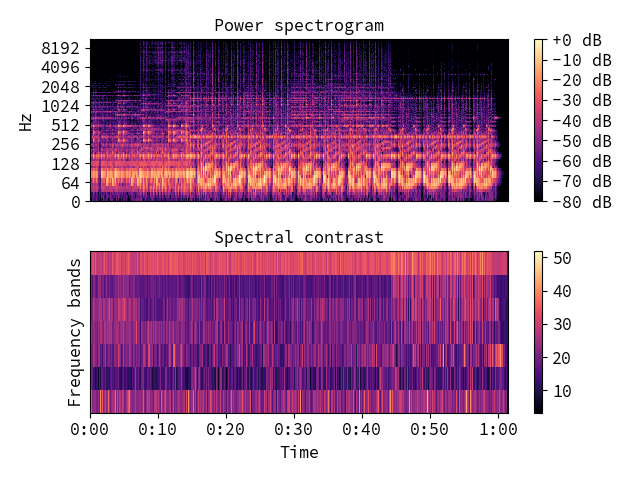

Write Python code to recreate this figure.
y, sr = librosa.load(librosa.util.example_audio_file())
S = np.abs(librosa.stft(y))
contrast = librosa.feature.spectral_contrast(S=S, sr=sr)

import matplotlib.pyplot as plt
plt.figure()
plt.subplot(2, 1, 1)
librosa.display.specshow(librosa.amplitude_to_db(S,
                                                 ref=np.max),
                         y_axis='log')
plt.colorbar(format='%+2.0f dB')
plt.title('Power spectrogram')
plt.subplot(2, 1, 2)
librosa.display.specshow(contrast, x_axis='time')
plt.colorbar()
plt.ylabel('Frequency bands')
plt.title('Spectral contrast')
plt.tight_layout()
